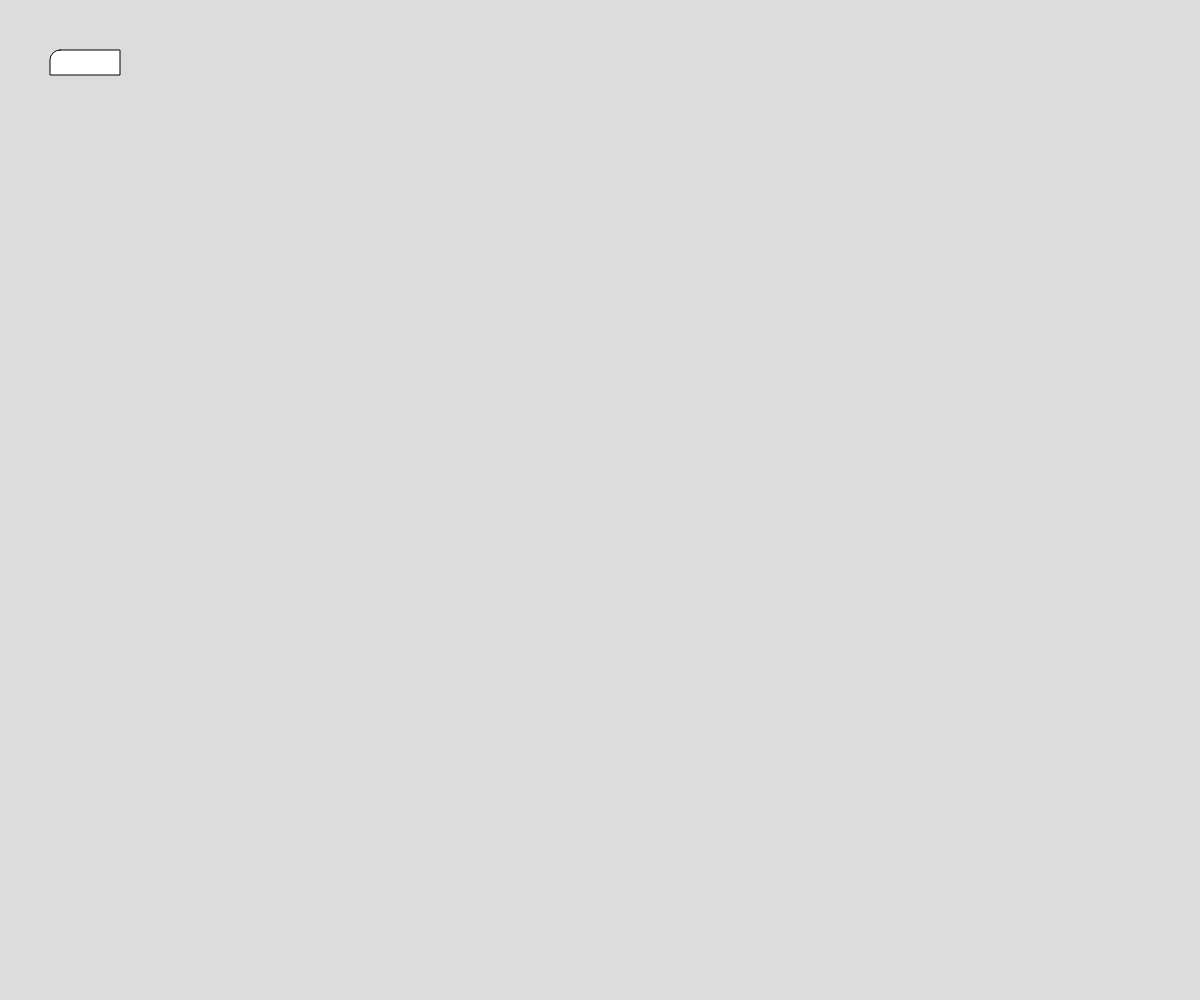
Frame 1 (no input)
Frame 60 (no input): identical to frame 1, image omitted
Frame 120 (the mouse pressed at the canvas centre since frame 60): identical to frame 1, image omitted

The p5.js sketch that drew this single still picture (run headless with seeded random() and noise() and a simulated clock; from frame 60 on, the mouse is pressed at the canvas centre):

// p5.js sketch
// ── sketch.js
// Project Title
// Your Name
// Date
//
// Extra for Experts:
// - describe what you did to take this project "above and beyond"


let rX = 50; let rY = 50;


function setup() {
  createCanvas(windowWidth, windowHeight);
}

function draw() {
  background(220);

  if (keyIsPressed) {
    if (key === "a") {
      rY += 10;
      if (rY > height) rY = 0;
    }
  }


  rect(rX, rY, 70, 25, 10, 0)
}
